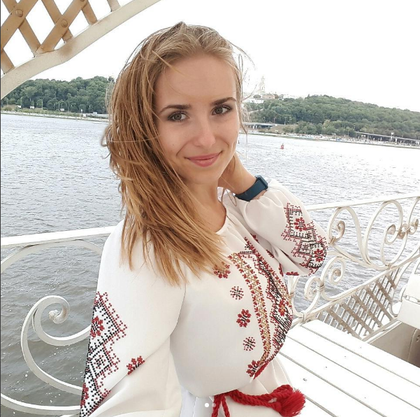
%> input picture gonzalez/ch3/squi.bmp, 420 x 417 px, shrunk from 601 x 596 before the run
$ octave ex3_17a.m   (GNU Octave 9; MATLAB toolbox functions it lacks are replaced by stand-ins)
%> lines starting %> are read from the running program, lines starting %| are printed output that depends on the picture
L = 256;
N = 19;
f = ones(N)/(N*N);
I = rgb2gray(imread('squi.bmp'));
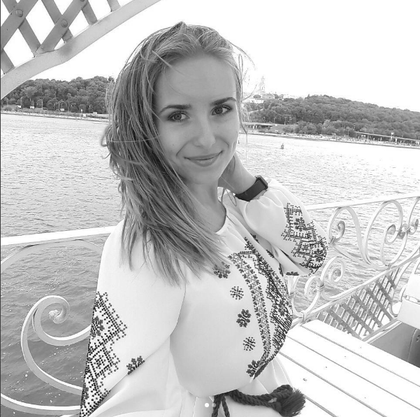
%> I: size 417x420 uint8; min 7, max 255, mean 195.2
FI = imfilter(I,f,'conv');
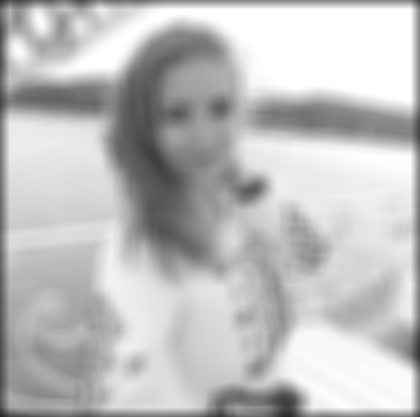
%> FI: size 417x420 uint8; min 35, max 255, mean 190.5
AFI = aaimfilter(I, N);

[w,h] = size(I);

figure
subplot(2,2,1);
imshow(I);
subplot(2,2,2);
imshow(FI);
subplot(2,2,3);
imshow(AFI);


function fi = aaimfilter(I, N)
%> called with N = 19
    [m,n] = size(I);
%> m = 417; n = 420
    N2 = N*N;
    halfN = floor(N/2);
    RI = zeros(m,n);

    for i=halfN+1:m-halfN
        BIf = I(i-halfN:i+halfN, 1:N);
        v = sum(BIf(:));
        for j=halfN+1:n-halfN-5
            RI(i,j) = v;
            curF=I(i-halfN:i+halfN, j-halfN:j-halfN);
            nextF=I(i-halfN:i+halfN, j+halfN+1:j+halfN+1);
            dif = minus(double(nextF),double(curF));
            sdif = sum(dif(:));
            v=v+sdif;
        end
    end
%> this loop made 399 passes
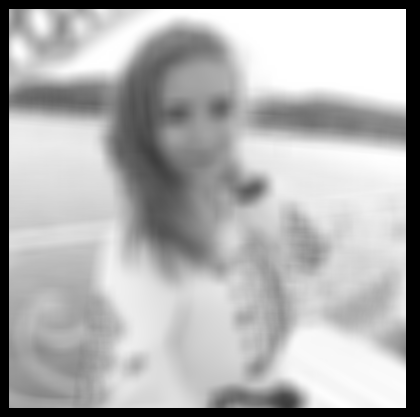
%> RI: size 417x420 double; min 0, max 92055, mean 63191.8; drawn with min black and max white

    fi = mat2gray(floor(RI./N2));
end

$ run again, with gonzalez/ch3/fractal.bmp copied over gonzalez/ch3/squi.bmp
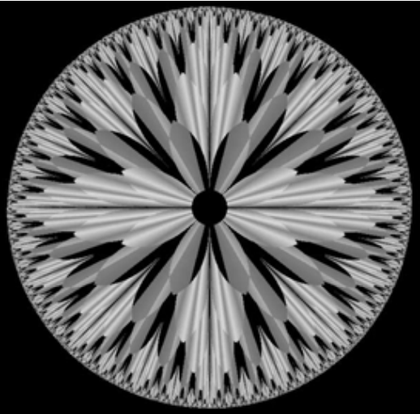
%> input picture gonzalez/ch3/fractal.bmp, 420 x 414 px, shrunk from 518 x 511 before the run
%> `FI = imfilter(I,f,'conv');`:
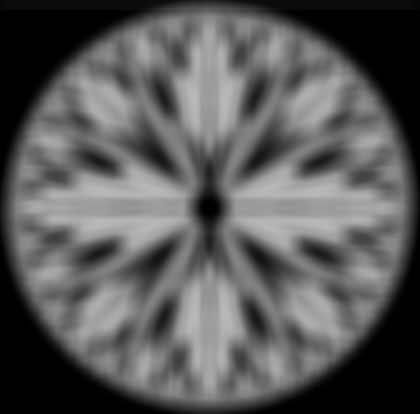
%> FI: size 414x420 uint8; min 0, max 184, mean 89.1
%> the loop in aaimfilter, `for i=halfN+1:m-halfN` made 396 passes
%> after the loop in aaimfilter, `for i=halfN+1:m-halfN`:
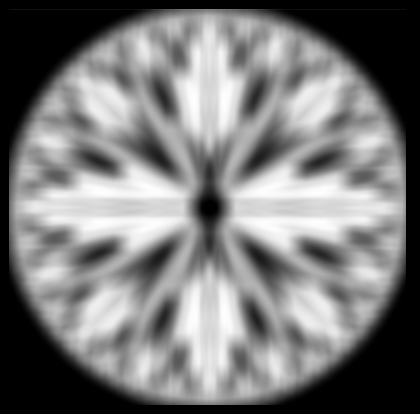
%> RI: size 414x420 double; min 0, max 66468, mean 31750.1; drawn with min black and max white

$ run again, with gonzalez/ch3/squares.bmp copied over gonzalez/ch3/squi.bmp
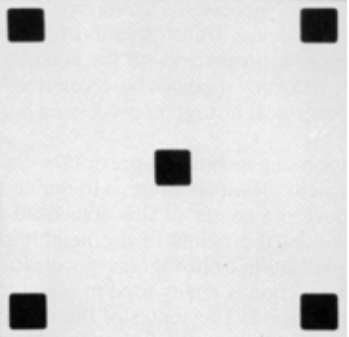
%> input picture gonzalez/ch3/squares.bmp, 349 x 337 px
%> `FI = imfilter(I,f,'conv');`:
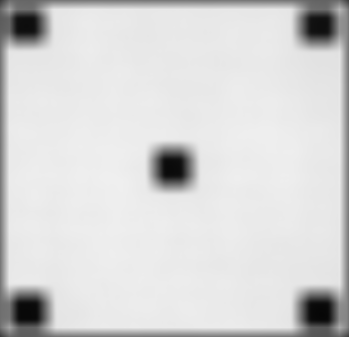
%> FI: size 337x349 uint8; min 6, max 239, mean 215.2
%> the loop in aaimfilter, `for i=halfN+1:m-halfN` made 319 passes
%> after the loop in aaimfilter, `for i=halfN+1:m-halfN`:
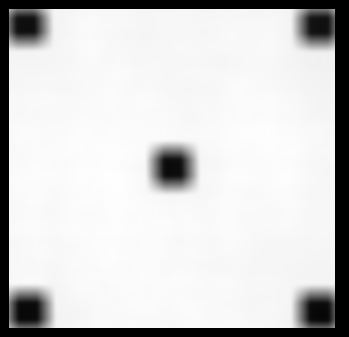
%> RI: size 337x349 double; min 0, max 86384, mean 70856.2; drawn with min black and max white
